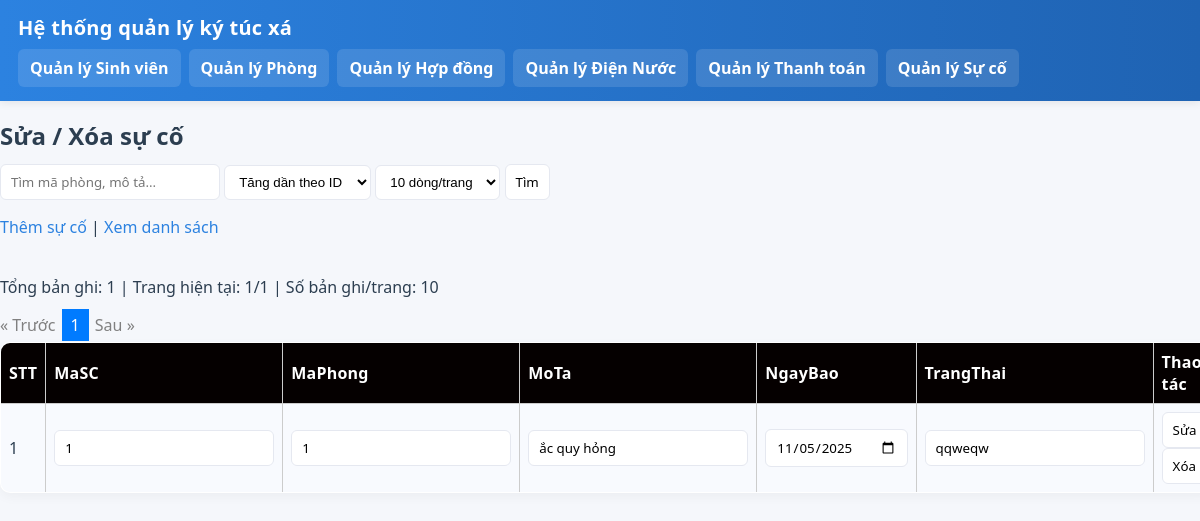
Screenshot of /suco/edit_suco.php with the database file from the repository.
### tables this page shows
CREATE TABLE `suco` (
  `MaSC` int(11) NOT NULL,
  `MaPhong` varchar(20) DEFAULT NULL,
  `MoTa` varchar(255) DEFAULT NULL,
  `NgayBao` date DEFAULT NULL,
  `TrangThai` varchar(50) DEFAULT NULL
);

### suco/edit_suco.php (the view, shortened to what this page needs)
<?php include "../menu.php"; ?>
<?php
$dbHost = "localhost";
$dbUser = "root";
$dbPass = "";
$con = mysqli_connect($dbHost, $dbUser, $dbPass);
mysqli_set_charset($con, "utf8mb4");
$q      = trim($_REQUEST["q"] ?? "");
$order  = $_REQUEST["order"] ?? "ASC";
$ppage  = (int)($_REQUEST["ppage"] ?? 10);
$p      = isset($_REQUEST["page"]) ? (int)$_REQUEST["page"] : (int)($_REQUEST["p"] ?? 1);
$where = "WHERE 1";
$orderSql = "ORDER BY MaSC ASC";
$order = strtoupper($order) === "DESC" ? "DESC" : "ASC";
$start = $ppage * ($p - 1);
$totalRows = 0;
$countSql = "SELECT COUNT(*) AS total FROM suco $where";
$countRes = mysqli_query($con, $countSql);
if ($countRes) {
    $rowCnt = mysqli_fetch_assoc($countRes);
    $totalRows = (int)$rowCnt["total"];
}
$total_records = $totalRows;
$limit = $ppage;
$totalPage = ($total_records > 0) ? ceil($total_records / $limit) : 1;
$sql = "SELECT MaSC, MaPhong, MoTa, NgayBao, TrangThai FROM suco $where $orderSql LIMIT $start, $limit";
$result = mysqli_query($con, $sql);
?>
<!DOCTYPE html>
<html lang="vi">
<head>
</head>
<body>
    <h2>Sửa / Xóa sự cố</h2>
    <form method="get">
        <input type="text" name="q" value="<?php echo htmlspecialchars($q); ?>" placeholder="Tìm mã phòng, mô tả...">
        <select name="order">
            <option value="ASC" <?php if ($order==="ASC") echo "selected"; ?>>Tăng dần theo ID</option>
        </select>
        <select name="ppage">
            <option value="10" <?php if ($ppage==10) echo "selected"; ?>>10 dòng/trang</option>
        </select>
        <input type="submit" value="Tìm">
    </form>
    <a href="add_suco.php">Thêm sự cố</a> |
    <a href="index_suco.php">Xem danh sách</a>
    <br><br>
    <p>
        Tổng bản ghi: <?php echo $total_records; ?> |
        Trang hiện tại: <?php echo $p; ?>/<?php echo $totalPage; ?> |
        Số bản ghi/trang: <?php echo $limit; ?>
    </p>
    <div class="pagination" style="margin:6px 0;">
        <?php
        $base = "?q=" . urlencode($q) . "&order=$order&ppage=$ppage&page=";
        if ($p > 1) {
            echo "<a href='{$base}" . ($p-1) . "'>&laquo; Trước</a> ";
        } else {
            echo "<span style='color:gray;'>&laquo; Trước</span> ";
        }
        for ($k = 1; $k <= $totalPage; $k++) {
            if ($k == $p) {
                echo "<a class='active-page' href='{$base}{$k}'>{$k}</a> ";
            } else {
                echo "<a href='{$base}{$k}'>{$k}</a> ";
            }
        }
        if ($p < $totalPage) {
            echo "<a href='{$base}" . ($p+1) . "'>Sau &raquo;</a>";
        } else {
            echo "<span style='color:gray;'>Sau &raquo;</span>";
        }
        ?>
    </div>
    <table>
        <tr>
            <th>STT</th>
            <th>MaSC</th>
            <th>MaPhong</th>
            <th>MoTa</th>
            <th>NgayBao</th>
            <th>TrangThai</th>
            <th>Thao tác</th>
        </tr>
        <?php
        $i = 1 + $start;
        if ($result && mysqli_num_rows($result) > 0) {
            while ($row = mysqli_fetch_assoc($result)) {
                ?>
                <tr>
                    <form method="post">
                        <td><?php echo $i; ?></td>
                        <td><input type="text" name="MaSC" value="<?php echo htmlspecialchars($row["MaSC"]); ?>" readonly></td>
                        <td><input type="text" name="MaPhong" value="<?php echo htmlspecialchars($row["MaPhong"]); ?>"></td>
                        <td><input type="text" name="MoTa" value="<?php echo htmlspecialchars($row["MoTa"]); ?>"></td>
                        <td><input type="date" name="NgayBao" value="<?php echo htmlspecialchars($row["NgayBao"]); ?>"></td>
                        <td><input type="text" name="TrangThai" value="<?php echo htmlspecialchars($row["TrangThai"]); ?>"></td>
                        <td>
                            <input type="submit" name="sbtEdit" value="Sửa">
                            <input type="submit" name="sbtDel" value="Xóa" onclick="return confirm('Xóa bản ghi này?');">
                        </td>
                    </form>
                </tr>
                <?php
                $i++;
            }
        } else {
            echo "<tr><td colspan='7'>Không có dữ liệu.</td></tr>";
        }
        ?>
    </table>
</body>
</html>

### menu.php (style rules this page uses)
:root { --primary: #2c82e0; --primary-dark: #1f63b3; --accent: #2ecc71; --text: #2c3e50; --muted: #607080; --surface: #ffffff; --border: #e5e8f0; --bg: #f5f7fb; }
* { box-sizing: border-box; }
body { margin: 0; font-family: "Segoe UI", Arial, sans-serif; background: var(--bg); color: var(--text); }
a { color: var(--primary); text-decoration: none; }
h2, h3 { margin: 0 0 12px 0; color: var(--text); }
table { width: 100%; border-collapse: collapse; background: var(--surface); border: 1px solid var(--border); box-shadow: 0 4px 12px rgba(0,0,0,0.04); border-radius: 10px; overflow: hidden; }
th, td { padding: 10px 12px; border: 1px solid var(--border); text-align: left; }
th { background: var(--primary); color: #fff; letter-spacing: 0.2px; }
tr:nth-child(even) td { background: #f8fafe; }
input, button { font-family: inherit; }
input, select { padding: 8px 10px; border-radius: 6px; border: 1px solid var(--border); outline: none; background: #fff; }

### suco/edit_suco.php (style rules this page uses)
table { border-collapse: collapse; width: 100%; }
th, td { border: 1px solid #ccc; padding: 8px; text-align: left; }
th { background: #050000ff; }
.pagination a { padding: 4px 8px; margin: 0 2px; border: 1px solid #ccc; text-decoration: none; }
.pagination .active-page { background: #007bff; color: #fff; border-color: #007bff; }

### rows the page displays
suco: MaSC "1", MaPhong "1", MoTa "ắc quy hỏng", NgayBao "11/05/2025", TrangThai "qqweqw"

### other values shown
$total_records "1"
$p "1"
$totalPage "1"
$limit "10"
